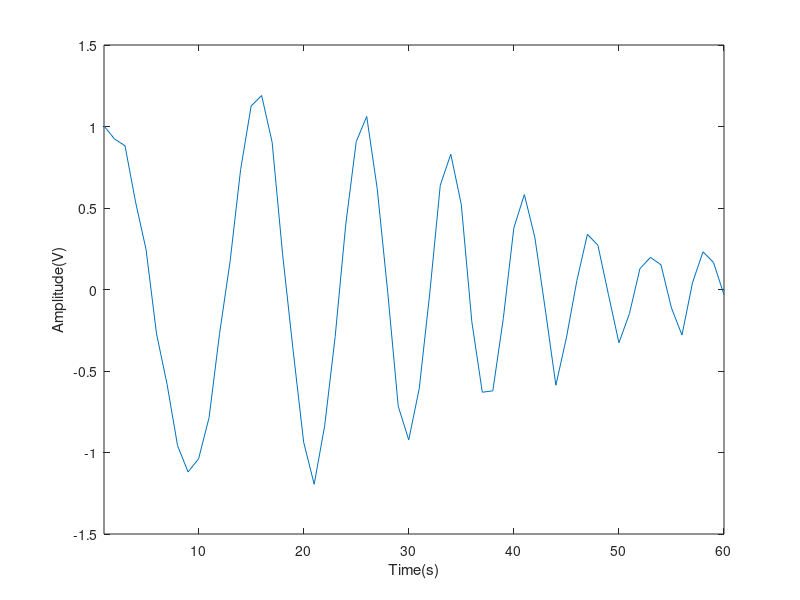

Reproduce this figure in MATLAB. (Note: this script raises an error after producing the figure.)
clear all
close all
clc

% An example of parameters estimation of chirps with time-varying amplitude
% Written by: Xiangxia Meng
% Paper: "Estimation of chirp signals with time-varying amplitudes"
% Authors: Xiangxia Meng, Andreas Jakobsson, Xiukun Li, Yahui Lei

%% Signal Parameters
f0 = 0.05;
B  = 0.15;

N = 60;
k = B/N;
t = 0:N-1;
t = t(:);

s0  = exp(1i*2*pi*t*f0 + 1i*pi*t.^2*k);
amp = 0.3*sin(0.08*t + 0.1) + linspace(1,0.5,N)';
e   = randn(N,1) + 1i*randn(N,1);
s   = diag(s0*amp.') + 0.05*e;

figure('Name','Original Signal')
plot(real(s))
xlabel('Time(s)')
ylabel('Amplitude(V)')
axis([-inf inf -1.5 1.5])

%% Signal Dictionary -1
Nf  = 11;
f0d = linspace(0,0.5,Nf)';
sd  = [];
fd  = [];
for i = 1:Nf
    Bd = f0d - f0d(i);
    kd = Bd/N;
    fd = [fd,[f0d(i)*ones(1,Nf);kd']];
    sd = [sd,exp(1i*2*pi*t*f0d(i)*ones(1,Nf) + 1i*pi*t.^2*kd')];   
end
Z = sd;
clear sd

%% Spline Basis
Nk    = 3;
knots = linspace(0,2,Nk+2);
knots = knots(1:end-1);

Gamma = ones(N,1);
Slin  = linspace(0,2,N)';
for i = 1:length(knots)
    Gamma = [Gamma,max(Slin-knots(i),0)];
end
for i = 1:length(knots)
    Gamma = [Gamma,max(Slin-knots(i),0).^2];
end
for i = 1:length(knots)
    Gamma = [Gamma,max(Slin-knots(i),0).^3];
end
for i = 1:length(knots)
    Gamma = [Gamma,max(Slin-knots(i),0).^4];
end

%% ADMM
alpha   = 6;
beta    = 4;
rho     = 0.5;
S = Est_Chirps (s,Z,Gamma,alpha,beta,rho);

S1 = sqrt(sum(S.* conj(S),1));
[~,Gin] = max(S1);

%% ADMM by updating dictionary
fd1  = fd(:,Gin);
Df0d = f0d(2) - f0d(1);
DBd  = Df0d;        
for j = 1:3
    
    fdr0 = linspace(fd1(1)-2*Df0d,fd1(1)+2*Df0d,101);
    fdr1 = fd1(1) + fd1(2)*N;
    fdr  = [fdr0;(fdr1-fdr0)/N];
    Zr   = exp(1i*2*pi*t*fdr0 + 1i*pi*t.^2*(fdr1-fdr0)/N);
    
    rho     = 2;
    alpha   = 5;
    beta    = 5;
    S = Est_Chirps (s,Zr,Gamma,alpha,beta,rho);
    
    SR = sqrt(sum(Gamma*S.* conj(Gamma*S),1));
    [~,Ginr] = max(SR);
    fd1= fdr(:,Ginr);
    Z1 = Zr(:,Ginr);
    S1 = S(:,Ginr);
    
    Zs = Z1;
    for i = 1:size(Gamma,2)
        ZG(:,i) = Zs.*Gamma(:,i);
    end
    S1s = inv(ZG'*ZG)*ZG'*s;
end
    
figure('Name','Estimated IF')
plot(ones(size(t))*fd1(1,:)+t*fd1(2,:),'--');
hold on
plot(ones(size(t))*f0'+t*k',':');
hold off
legend('Estimated','True')
xlabel('Time(s)')
ylabel('Frequency(Hz)')
axis([-inf inf 0 0.3])

Amped1 = abs(Gamma*S1s);
figure('Name','Estimated Amplitude')
plot(Amped1,'--');
hold on
plot(amp);
hold off
legend('Estimated','True')
xlabel('Time(s)')
ylabel('Amplitude(V)')
axis([-inf inf 0 2])
